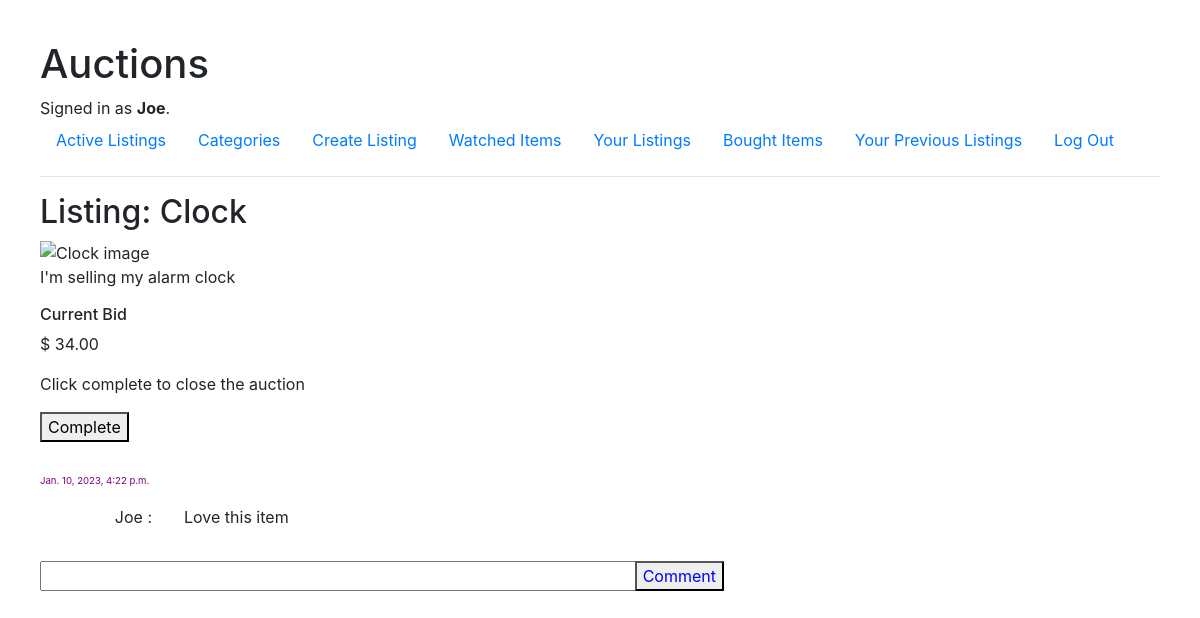
Page /listing/7 (signed in) on the committed database.
### auctions/models.py (models this page shows, shortened)
class User(AbstractUser):
    pass
    def __str__(self):
        return self.username

class Listing(models.Model):
    title = models.CharField(max_length=100)
    description = models.TextField(max_length=300)
    image = models.CharField(max_length=200, validators=[RegexValidator(regex="([^\\s]+(\\.(?i)(jpe?g|png|gif|bmp))$)")], blank=True)
    starting_bid = models.DecimalField(max_digits=10, decimal_places=2 , default=0, validators=[MinValueValidator(0)])
    date = models.DateTimeField(auto_now_add=True)
    is_active = models.BooleanField(default=True)
    winner_id = models.IntegerField(blank=True, null=True)
    winning_bid = models.DecimalField(max_digits=10, decimal_places=2, blank=True, null=True)
    owner_id = models.ForeignKey(User, on_delete=models.CASCADE, blank=True, null=True, related_name="sellerListings")
    category = models.ForeignKey(Category, on_delete=models.SET_NULL, blank=True, null=True, related_name="categoryListings")

class Bid(models.Model):
    bid_amount =  models.DecimalField(max_digits=10, decimal_places=2 , default=0, validators=[MinValueValidator(0.01)])
    user = models.ForeignKey(User, on_delete=models.CASCADE, related_name="userBid")
    listing = models.ForeignKey(Listing, on_delete=models.CASCADE, related_name="listingBid")
    Timestamp = models.DateTimeField(auto_now_add=True)

class Comment(models.Model):
    comment = models.TextField(max_length=300)
    user = models.ForeignKey(User, on_delete=models.CASCADE, related_name="userComments")
    listing = models.ForeignKey(Listing, on_delete=models.CASCADE, related_name="listingComments")
    Timestamp = models.DateTimeField(auto_now_add=True)

### auctions/views.py (the view)
# urls.py: path("listing/<listing_id>", views.listing, name="listing"),
@login_required
def listing(request, listing_id):
    if request.method == "POST":
        starting_price = Listing.objects.get(pk=listing_id).starting_bid
        new_bid = float(request.POST['bid_amount'])
        if new_bid <= 0:
            messages.error(request, "Bid Must be Higher Than 0")
            return HttpResponseRedirect('/listing/' + listing_id)
        if starting_price > new_bid:
            messages.error(request, "Bid Cannot Be Less Than Starting Price")
            return HttpResponseRedirect('/listing/' + listing_id)
        last_bid = Bid.objects.filter(listing = Listing.objects.get(pk=listing_id))
        if last_bid:
            last_bid = last_bid.latest('Timestamp').bid_amount
            if last_bid >= new_bid:
                messages.error(request, "Bid Must be Higher Than Current Bid")
                return HttpResponseRedirect('/listing/' + listing_id)
            else:
                form = NewBidForm(request.POST)
                if form.is_valid():
                    instance = form.save(commit=False)
                    instance.user = request.user
                    instance.listing = Listing.objects.get(pk=listing_id)
                    instance.save()
                    messages.success(request, "Successfully Bid")
                    return HttpResponseRedirect('/listing/' + listing_id)
                else:
                    messages.error(request, "Form Not Entered Correctly")
                    return HttpResponseRedirect('/listing/' + listing_id)
        else:
            form = NewBidForm(request.POST)
            if form.is_valid():
                instance = form.save(commit=False)
                instance.user = request.user
                instance.listing = Listing.objects.get(pk=listing_id)
                instance.save()
                messages.success(request, "Successfully Bid")
                return HttpResponseRedirect('/listing/' + listing_id)
    else:
        listed_item = Listing.objects.filter(id=listing_id).values().distinct()
        listed_item = listed_item[0]
        context = {'listing': listed_item}
        current_bid = Bid.objects.filter(listing = Listing.objects.get(pk=listing_id)).last()
        if current_bid:
            current_bid = current_bid.bid_amount
        if not current_bid:
            minimum_bid =  listed_item['starting_bid']
            context['minimum_bid'] = minimum_bid
        context['current_bid'] = current_bid
        watched = Watchlist.objects.filter(listing = Listing.objects.get(pk=listing_id), user = request.user)
        if watched:
            context['watched'] = watched
        form = NewBidForm()
        comment_form = CommentForm()
        context['form'] = form
        context['comment_form'] = comment_form
        comments = Comment.objects.filter(listing = Listing.objects.get(pk=listing_id)).values().distinct()
        for i in range(len(comments)):
            username = User.objects.get(id=comments[i]['user_id'])
            comments[i]['username'] = username
        context['comments'] = comments
        is_owner = Listing.objects.filter(id = listing_id, owner_id = request.user).values()
        context['is_owner'] = is_owner
        return render(request, "auctions/listing.html", context)

### auctions/forms.py
class NewBidForm(ModelForm):
    class Meta:
        model = Bid
        fields = '__all__'
        exclude = ['user', 'listing', 'Timestamp']

class CommentForm(ModelForm):
    class Meta:
        model = Comment
        fields = '__all__'
        labels = {
            "comment": ""
        }
        exclude = ['user', 'listing', 'Timestamp']
        widgets = {
            'comment': TextInput(attrs={
                'rows': "2",
                }),
        }

### auctions/templates/auctions/listing.html (shortened to what this page needs)
{% extends "auctions/layout.html" %}
{% block body %}
    <div class="listed">
        <h2> Listing: {{listing.title}} </h2>
        <img src="{{listing.image}}" alt="{{listing.title}} image">
        <p>{{listing.description}}</p>
    </div>
    {% if listing.is_active %}
        <div class="bid">
            {% if current_bid %}
                <h6> Current Bid</h6>
                <p> $ {{current_bid}} </p>
            {% else %}
                <h6> Bidding starts at: </h6>
                <p> ${{minimum_bid}} </p>
            {% endif %}
            {% if not is_owner %}
                <form action={% url 'listing' listing_id=listing.id %} method="post">
                    {% csrf_token %}
                    {{form}}
                    <button type="submit">Bid</button>
                </form>
            {% else %}
                <p> Click complete to close the auction </p>
                <form action={% url 'end_auction' listing_id=listing.id %} method="post">
                    <button type="submit"> Complete </button>
                </form>
            {% endif %}
        </div>
    {% endif %}
    <div class="all-comments">
        {% for comment in comments %}
            <div class="comment-group">
                <p class="comment-time"> {{comment.Timestamp}} </p>
                <div class="comment-box">
                    <div class="comment-left">
                        <p> {{comment.username}} : </p>
                    </div>
                    <div class="comment-right">
                        <p> {{comment.comment}} </p>
                    </div>
                </div>
            </div>
        {% endfor %}
        <form action={% url 'comments' listing_id=listing.id %} method="post">
            {{comment_form}}
            <button type="submit">Comment</button>
        </form>
    </div>
{% endblock %}

### auctions/templates/auctions/layout.html (shortened to what this page needs)
{% load static %}
<!DOCTYPE html>
<html lang="en">
    <head>
        <link rel="stylesheet" href="https://stackpath.bootstrapcdn.com/bootstrap/4.4.1/css/bootstrap.min.css">
        <link href="{% static 'auctions/styles.css' %}" rel="stylesheet">
    </head>
    <body>
        <h1>Auctions</h1>
        <div>
            {% if user.is_authenticated %}
                Signed in as <strong>{{ user.username }}</strong>.
            {% else %}
                Not signed in.
            {% endif %}
        </div>
        <ul class="nav">
            <li class="nav-item">
                <a class="nav-link" href="{% url 'index' %}">Active Listings</a>
            </li>
            <li class="nav-item">
                <a class="nav-link" href="{% url 'categories' category='all' %}"> Categories </a>
            </li>
            <li class="nav-item">
                <a class="nav-link" href="{% url 'new_listing' %}"> Create Listing </a>
            </li>
            <li class="nav-item">
                <a class="nav-link" href="{% url 'watchlist' %}"> Watched Items </a>
            </li>
            <li class="nav-item">
                <a class="nav-link" href="{% url 'user_listings' %}"> Your Listings </a>
            </li>
            <li class="nav-item">
                <a class="nav-link" href="{% url 'bought_items' %}"> Bought Items </a>
            </li>
            <li class="nav-item">
                <a class="nav-link" href="{% url 'past_listings' %}"> Your Previous Listings </a>
            </li>
            {% if user.is_authenticated %}
                <li class="nav-item">
                    <a class="nav-link" href="{% url 'logout' %}">Log Out</a>
                </li>
            {% endif %}
        </ul>
            <hr>
            {% block body %}
        {% endblock %}
    </body>
</html>

### auctions/static/auctions/styles.css (style rules this page uses)
body { padding: 40px; background-color: white; }
form { display: block; width: 40rem; margin: auto; text-align: center; }
form > input { margin: 1rem auto 1rem auto; display: block; }
.listed { width: 80vw; }
.listed img { max-height: 20rem; max-width: 100%; }
.bid { text-align: left; }
.bid form { text-align: left; margin-left: 0; }
.all-comments { margin-top: 2rem; text-align: left; width: 60vw; }
.all-comments form { width: 95%; height: 10px; margin-left: 0; position: relative; }
.all-comments form #id_comment { padding-right: 1rem; }
.all-comments form button { color: blue; position: absolute; top: 0; right: 0; }
.all-comments #id_comment { width: 100%; }
.all-comments .comment-group { width: 60vw; }
.all-comments .comment-group .comment-time { font-size: 0.6rem; color: #8d8d8d; color: purple; text-align: left; }
.all-comments .comment-group .comment-box { max-width: 60vw; display: flex; }
.all-comments .comment-group .comment-box .comment-left { width: 20%; padding-right: 2rem; text-align: right; }
.all-comments .comment-group .comment-box .comment-right { width: 70%; }

### rows in the picture
User: username "Joe"
Listing: title "Clock", description "I'm selling my alarm clock"
Bid: bid_amount "34.00"
Comment: Timestamp "Jan. 10, 2023, 4:22 p.m.", username "Joe", comment "Love this item"
